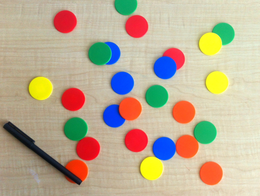
%> input picture Semester 4-2/CSE 4228 Digital Image Processing Lab/Lab 04/coloredChips.png, 260 x 196 px, shrunk from 518 x 391 before the run
$ octave --eval "avgFilter;"   (GNU Octave 9; MATLAB toolbox functions it lacks are replaced by stand-ins)
%> lines starting %> are read from the running program, lines starting %| are printed output that depends on the picture; in (x1, y1, x2, y2) boxes, pixels count from 0 and x2, y2 are one past the last pixel; in counts of white or black regions, pixels touching at a corner belong together; the program's own positions count from 1


function avgFilter()
    clc;
    clear all;
    close all;

    S = rgb2gray(imread('coloredChips.png'));
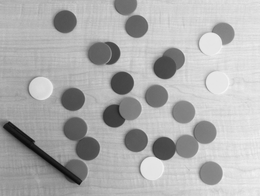
%> S: size 196x260 uint8; min 10, max 246, mean 174.9
    R = S;
    [row, col] = size(S);
%> row = 196; col = 260

    S = imnoise(S, 'salt & pepper', 0.02);
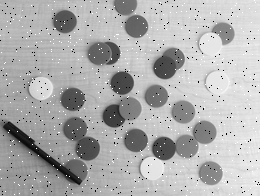
%> S: size 196x260 uint8; min 0, max 255, mean 174

    for i = 1:row-4
       for j = 1:col-4

           N = S(i:i+4, j:j+4);
           t = mean(N(:));
           %t = min(N(:));
           %t = max(N(:));

           R(i,j) = t;

       end
    end
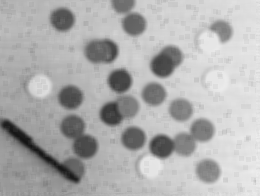
%> R: size 196x260 uint8; min 20, max 238, mean 174.5

    subplot(2,2,1);
    imshow(S);
    subplot(2,2,2);
    imshow(R);
    subplot(2,2,3);
    imshow(abs(R - S), [0 1])
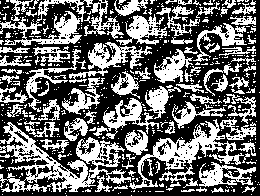
%> displayed picture: size 196x260, on the screen's scale of 0 to 255; 41.7% white; 559 white regions (471 under 20 px), largest, box (x1, y1, x2, y2) and area: (0, 122, 131, 192) 3024, (129, 119, 244, 189) 2022, (0, 0, 124, 46) 1780

end
